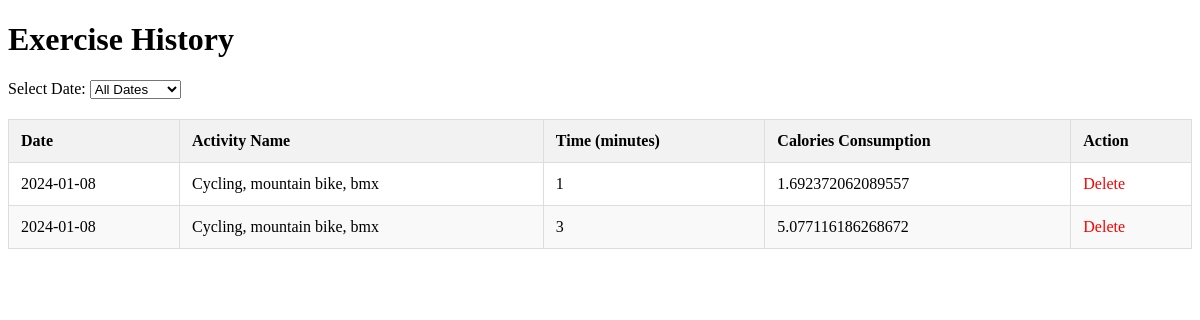
The app's page /exercise_history?user_id=1 with its own data.
### app.py (models this page shows)
class UserExerciseRecord(db.Model):
    id = db.Column(db.Integer, primary_key=True)
    user_id = db.Column(db.Integer, db.ForeignKey('user.id'), nullable=False)
    date = db.Column(db.Date, default=datetime.utcnow, nullable=False)
    activity_id = db.Column(db.Integer, db.ForeignKey('activity.id'), nullable=False)
    time = db.Column(db.Integer, nullable=False)
    calories_consumption = db.Column(db.Integer, nullable=False)

class Activity(db.Model):
    id = db.Column(db.Integer, primary_key=True)
    name = db.Column(db.String(255), nullable=False, unique=True)
    calories_per_kg = db.Column(db.Float, nullable=False)

### app.py (the view)
@app.route('/exercise_history')
def exercise_history():
    user_id = request.args.get('user_id', type=int)
    if user_id is not None:
        results = db.session.query(UserExerciseRecord.id,
                                   UserExerciseRecord.user_id,
                                   UserExerciseRecord.date,
                                   Activity.name,
                                   UserExerciseRecord.time,
                                   UserExerciseRecord.calories_consumption).\
            join(Activity, UserExerciseRecord.activity_id == Activity.id).\
            filter(UserExerciseRecord.user_id == user_id).all()
    else:
        results = []
    return render_template('exercise_history.html', results=results)

### templates/exercise_history.html (shortened to what this page needs)
<!DOCTYPE html>
<html lang="en">
<head>
</head>
<body>
    <h1>Exercise History</h1>
    {% if results %}
        <label for="selectDate">Select Date: </label>
        <select id="selectDate" onchange="filterByDate()">
            <option value="">All Dates</option>
        </select>
        <table>
            <thead>
                <tr>
                    <th>Date</th>
                    <th>Activity Name</th>
                    <th>Time (minutes)</th>
                    <th>Calories Consumption</th>
                    <th>Action</th>
                </tr>
            </thead>
            <tbody>
                {% for result in results %}
                    <tr>
                        <td>{{ result[2] }}</td>
                        <td>{{ result[3] }}</td>
                        <td>{{ result[4] }}</td>
                        <td>{{ result[5] }}</td>
                        <td>
                            <span class="delete-button" onclick="deleteRecord('{{ result[0] }}')">Delete</span>
                        </td>
                    </tr>
                {% endfor %}
            </tbody>
        </table>
    {% else %}
        <p>No exercise history available for the specified user.</p>
    {% endif %}
</body>
</html>

### templates/exercise_history.html (style rules this page uses)
table { width: 100%; border-collapse: collapse; margin-top: 20px; }
table, th, td { border: 1px solid #ddd; }
th, td { padding: 12px; text-align: left; }
th { background-color: #f2f2f2; }
tr:nth-child(even) { background-color: #f9f9f9; }
.delete-button { cursor: pointer; color: red; }

### records on screen
UserExerciseRecord: date "2024-01-08", name "Cycling, mountain bike, bmx", time "1", calories_consumption "1.692372062089557"
UserExerciseRecord: date "2024-01-08", name "Cycling, mountain bike, bmx", time "3", calories_consumption "5.077116186268672"
